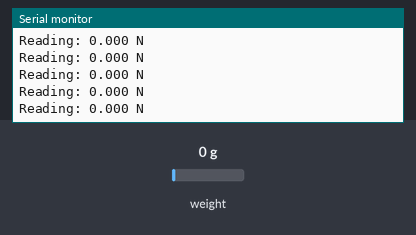
The sketch below on a simulated Arduino Uno, built with avr-gcc and run on an emulated ATmega328P. On the bench: the last lines printed to the serial monitor. Inputs (shaded band) come from the test bench; at power-on: weight on the scale 0 g.

Above: at 2.2 s.
2.3 s: weight on the scale set to 100 g
At 2.32 s:
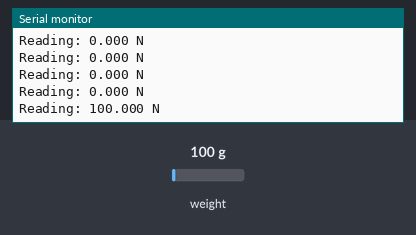
5.3 s: weight on the scale set to 1250 g
At 12.72 s:
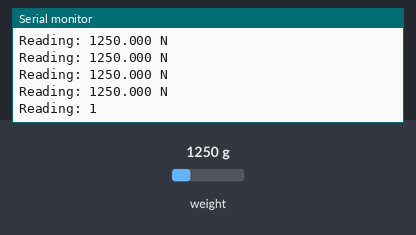
Timing chart, 0 to 12.8 s (numbered marks = the images above; inputs shaded):
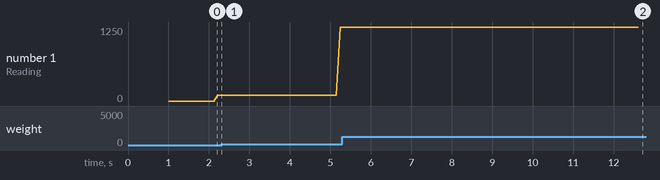

Measured:
- after the input at 5.3 s, the serial monitor: prints a new line after 0.05 s (image 2)
- plotted number 1: 100 → 1250 after the input at 2.3 s

The sketch:

Codigo_base_celula_de_carga_Dias.ino
```cpp
// (licence header left out)
#include "HX711.h"
#include <stdio.h>


#define calibration_factor 870 //Fator de calibração obtido previamente em outro código
#define LOADCELL_DOUT_PIN  A1
#define LOADCELL_SCK_PIN  A0

char contagem = 0;
HX711 scale;

void setup() {
  Serial.begin(9600);
  Serial.println("HX711 scale demo");

  scale.begin(LOADCELL_DOUT_PIN, LOADCELL_SCK_PIN);
  scale.set_scale(calibration_factor); //This value is obtained by using the SparkFun_HX711_Calibration sketch
  scale.tare(); //Assuming there is no weight on the scale at start up, reset the scale to 0

  Serial.println("Readings:");
}
void taragem(){
  if (Serial.available()){
    char cara = Serial.read();
    if(cara == 't')
      scale.tare();
  }
  }
void loop() {
  Serial.print("Reading: ");
  Serial.print(scale.get_units(), 3); //scale.get_units() returns a float
  Serial.print(" N"); //You can change this to kg but you'll need to refactor the calibration_factor
  Serial.println();
  taragem();

}
```
